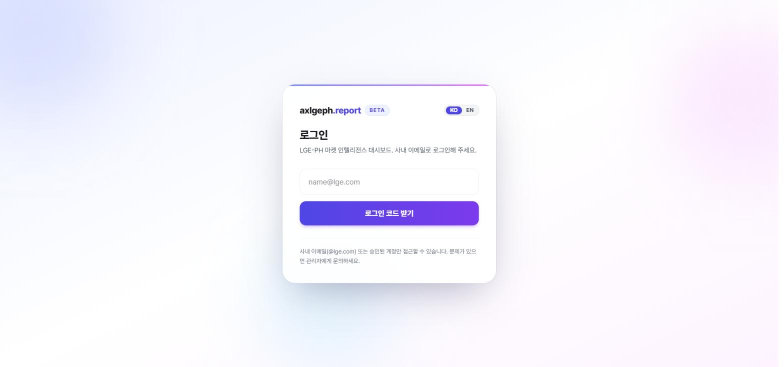
#> input picture docs/summit/01_로그인.jpg, 1568 x 734 px (shown at 1/2 size)
$ python _by_page.py
#> lines starting #> are read from the running program, lines starting #| are printed output that depends on the picture
# -*- coding: utf-8 -*-
import os
from PIL import Image, ImageDraw

FOLDER = os.path.dirname(os.path.abspath(__file__))
OUT = os.path.join(FOLDER, "publish")          # 별도 발행 폴더
os.makedirs(OUT, exist_ok=True)
CELL_W = 1560
GAP = 26
MARGIN = 34
BG = (255, 255, 255)
BORDER = (223, 226, 232)

GROUPS = [
    ("1_시작", 2, [
        "01_로그인.jpg",
        "02_웰컴팝업.jpg",
    ]),
    ("2_국가동향", 2, [
        "03_국가동향.jpg",
        "화면 캡처 2026-08-05 110243.png",
        "04_국가동향_기사팝업.jpg",
        "화면 캡처 2026-08-05 132125.png",   # 정책동향 기사 팝업(NCR 최저임금 TRO)
    ]),
    ("3_시장동향", 2, [
        "05_시장동향_채널별가격.jpg",
        "06_시장동향_일일변동.jpg",
        "화면 캡처 2026-08-05 110001.png",
        "화면 캡처 2026-08-05 110506.png",
        "화면 캡처 2026-08-05 110137.png",
        "화면 캡처 2026-08-05 110215.png",
    ]),
    ("4_주요지표", 2, [
        "10_주요지표.jpg",
        "화면 캡처 2026-08-05 110320.png",
    ]),
    ("5_마케팅", 2, [
        "11_마케팅.jpg",
        "12_마케팅_광고팝업.jpg",
    ]),
    ("6_주요일정", 2, [
        "13_주요일정.jpg",
        "화면 캡처 2026-08-05 132149.png",   # 이벤트 목록
    ]),
    ("7_지역시장지도", 2, [
        "17_지역시장지도_전체.jpg",
        "18_지역시장지도_물가.jpg",
        "화면 캡처 2026-08-05 110355.png",   # 인프라 투자(중부루손)
        "화면 캡처 2026-08-05 132425.png",   # 인구·소득(중부비사야스)
    ]),
]

def load_cell(fn):
#> called with fn = '01_로그인.jpg'
    fp = os.path.join(FOLDER, fn)
    if not os.path.exists(fp):
        print("MISSING:", fn); return None
    im = Image.open(fp).convert("RGB")
#> im is the input picture: PIL image 1568x734 RGB; mean R, G, B 246.1, 244.6, 252.9
    w, h = im.size
#> w = 1568; h = 734
    if w != CELL_W:
        im = im.resize((CELL_W, round(h * CELL_W / w)), Image.LANCZOS)
#> im: PIL image 1560x730 RGB
    ImageDraw.Draw(im).rectangle([0, 0, im.size[0]-1, im.size[1]-1], outline=BORDER, width=2)
    return im

for suffix, cols, files in GROUPS:
    cells = [c for c in (load_cell(f) for f in files) if c]
#> call 2 of load_cell, with fn = '02_웰컴팝업.jpg'
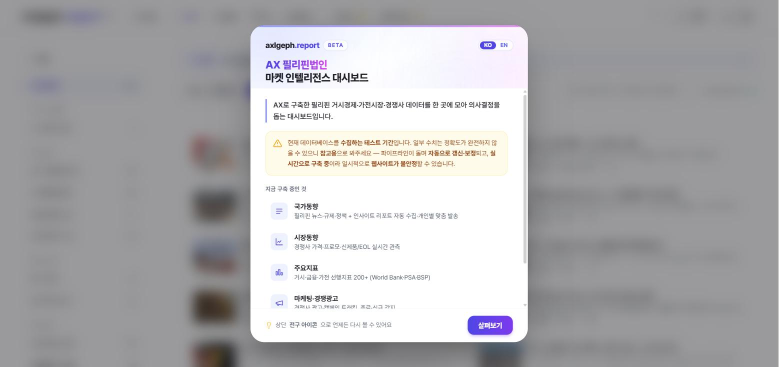
#> input picture docs/summit/02_웰컴팝업.jpg, 1568 x 734 px (shown at 1/2 size)
#> in load_cell, im is the input picture: PIL image 1568x734 RGB; mean R, G, B 176.7, 176, 178.1
#> in load_cell (call 2), `ImageDraw.Draw(im).rectangle([0, 0, im.size[0]-1, im.size[1]-1], outli..`:
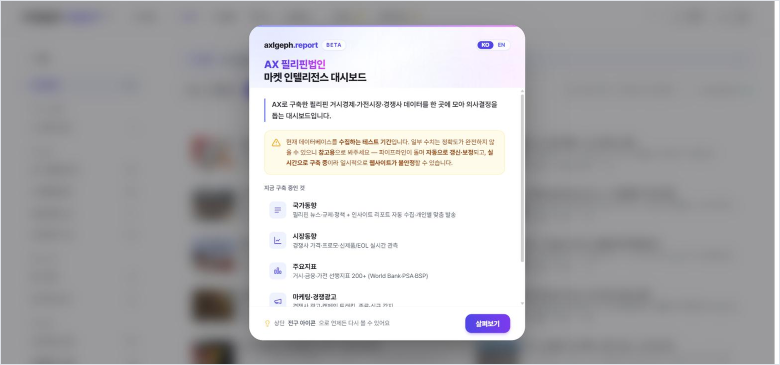
#> im: PIL image 1560x730 RGB (shown at 1/2 size); mean R, G, B 177.1, 176.5, 178.6
#> cells = 2 items
    if not cells:
        continue
    rows = (len(cells) + cols - 1) // cols
#> rows = 1
    row_h = [0]*rows
#> row_h = [0]
    for i, c in enumerate(cells):
        row_h[i//cols] = max(row_h[i//cols], c.size[1])
#> this loop made 2 passes
#> after the loop, row_h = [730]
    total_w = MARGIN*2 + cols*CELL_W + (cols-1)*GAP
    total_h = MARGIN*2 + sum(row_h) + (rows-1)*GAP
#> total_h = 798
    canvas = Image.new("RGB", (total_w, total_h), BG)
#> canvas: PIL image 3214x798 RGB; every value is 255
    y = MARGIN
    for r in range(rows):
        x = MARGIN
        for cidx in range(cols):
            i = r*cols + cidx
            if i >= len(cells): break
            canvas.paste(cells[i], (x, y))
            x += CELL_W + GAP
        y += row_h[r] + GAP
#> this loop made 1 pass
#> y on pass 1: 790
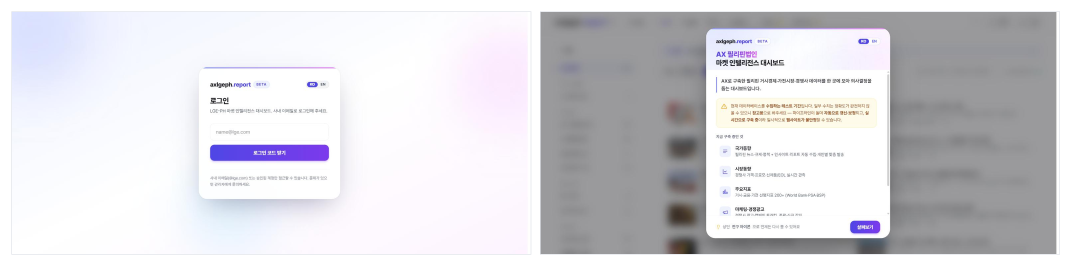
#> canvas: PIL image 3214x798 RGB (shown at 1/3 size); mean R, G, B 216.3, 215.4, 220.1
#> after the loop, y = 790
    canvas.save(os.path.join(OUT, f"{suffix}.png"), "PNG")
    print(f"{suffix}: {len(cells)} imgs {canvas.size[0]}x{canvas.size[1]}")
#| 1_시작: 2 imgs 3214x798
#> pass 2 of the loop `for suffix, cols, files in GROUPS:`:
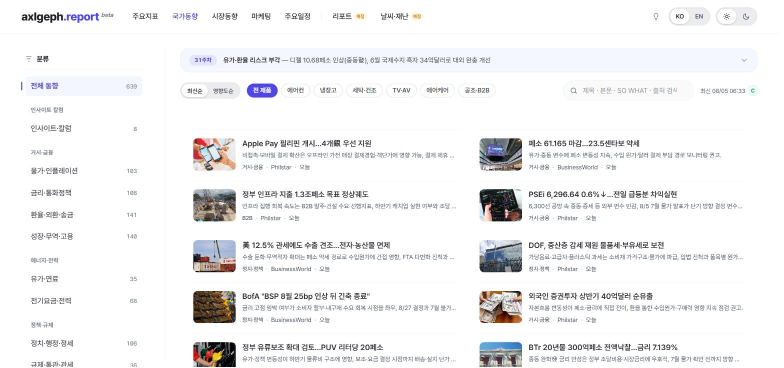
#> input picture docs/summit/03_국가동향.jpg, 1568 x 735 px (shown at 1/2 size)
#> in load_cell, im is the input picture: PIL image 1568x735 RGB; mean R, G, B 241.9, 241.8, 242.5
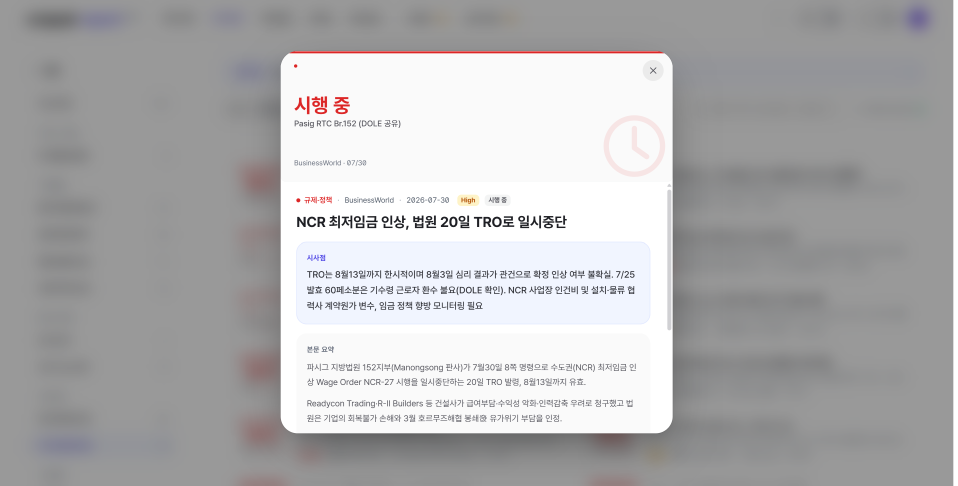
#> input picture docs/summit/화면 캡처 2026-08-05 132125.png, 2872 x 1456 px (shown at 1/3 size)
#> cells = 4 items
#> rows = 2
#> `row_h = [0]*rows`: row_h = [0, 0]
#> the loop `for i, c in enumerate(cells):` made 4 passes
#> after the loop `for i, c in enumerate(cells):`: row_h = [789, 791]
#> total_h = 1674
#> the loop `for r in range(rows):` made 2 passes
#> y on passes 1 to 2: 849, 1666
#> after the loop `for r in range(rows):`:
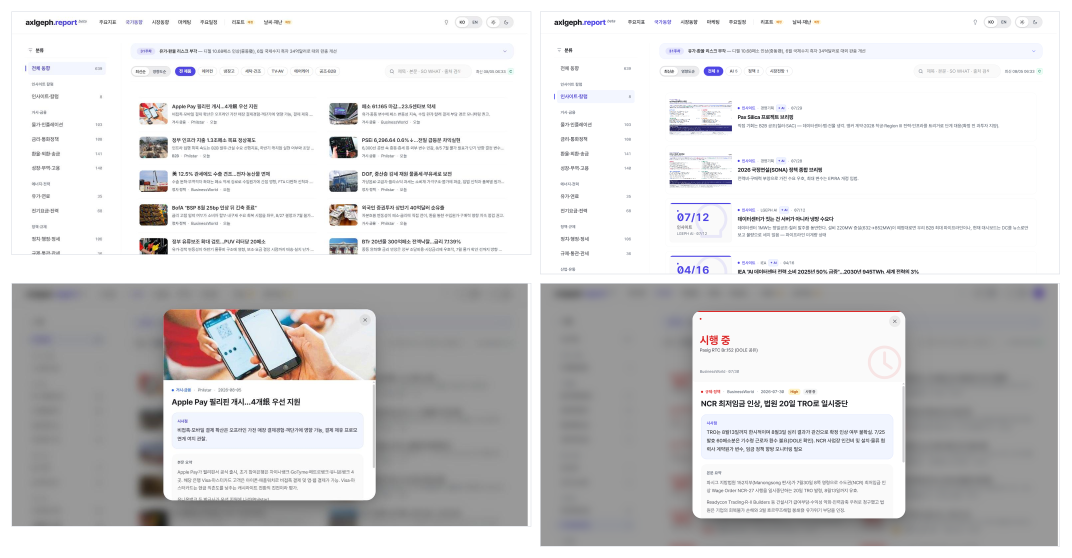
#> canvas: PIL image 3214x1674 RGB (shown at 1/3 size); mean R, G, B 215.2, 214.5, 215.3
#> after the loop `for r in range(rows):`: y = 1666
#| 2_국가동향: 4 imgs 3214x1674
